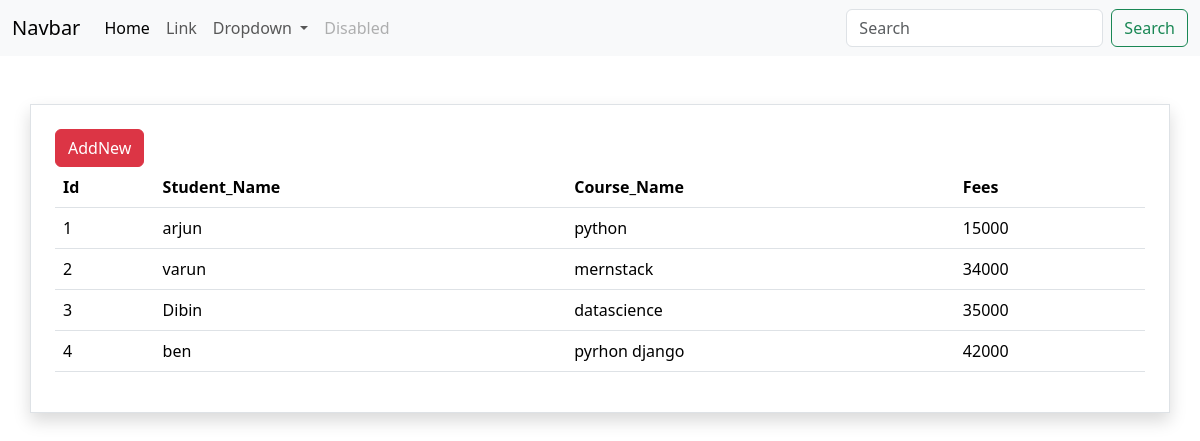
Page /student/all/ on the committed database.
### myapp/models.py (models this page shows, shortened)
class Student(models.Model):
    id=models.PositiveIntegerField(primary_key=True)
    student_name=models.CharField(max_length=200)
    course_name=models.CharField(max_length=200)
    fees=models.PositiveIntegerField()

### myapp/views.py (the view)
# urls.py: path('student/all/',views.StudentListView.as_view(),name="student-list"),
class StudentListView(View):
    def get(self,request,*args,**kwargs):
        qs=Student.objects.all()
        return render(request,"student_list.html",{"data":qs})

### myapp/templates/student_list.html (shortened to what this page needs)
{%extends 'base.html'%}
{%block main_block%}
<div class="container p-4 border shadow mt-5">
    <a href="{%url 'student-create'%}" class="btn btn-danger">AddNew</a>
    <table class="table">
        <tr>
            <th>Id</th>
            <th>Student_Name</th>
            <th>Course_Name</th>
            <th>Fees</th>
        </tr>
    {%for s in data%}
        <tr>
            <td>{{s.id}}</td>
            <td>{{s.student_name}}</td>
            <td>{{s.course_name}}</td>
            <td>{{s.fees}}</td>
        </tr>
    {%endfor%}
    </table>
{%endblock%}

### myapp/templates/base.html (shortened to what this page needs)
<!DOCTYPE html>
<html lang="en">
<head>
    <link href="https://cdn.jsdelivr.net/npm/bootstrap@5.3.3/dist/css/bootstrap.min.css" rel="stylesheet">
</head>
<body>
    <nav class="navbar navbar-expand-lg bg-body-tertiary">
        <div class="container-fluid">
          <a class="navbar-brand" href="#">Navbar</a>
          <div class="collapse navbar-collapse" id="navbarSupportedContent">
            <ul class="navbar-nav me-auto mb-2 mb-lg-0">
              <li class="nav-item">
                <a class="nav-link active" aria-current="page" href="#">Home</a>
              </li>
              <li class="nav-item">
                <a class="nav-link" href="#">Link</a>
              </li>
              <li class="nav-item dropdown">
                <a class="nav-link dropdown-toggle" href="#" role="button" data-bs-toggle="dropdown" aria-expanded="false">
                  Dropdown
                </a>
              </li>
              <li class="nav-item">
                <a class="nav-link disabled" aria-disabled="true">Disabled</a>
              </li>
            </ul>
            <form class="d-flex" role="search">
              <input class="form-control me-2" type="search" placeholder="Search" aria-label="Search">
              <button class="btn btn-outline-success" type="submit">Search</button>
            </form>
          </div>
        </div>
      </nav>
      {%block main_block%}
      {%endblock%}
</body>
</html>

### rows in the picture
Student: id "1", student_name "arjun", course_name "python", fees "15000"
Student: id "2", student_name "varun", course_name "mernstack", fees "34000"
Student: id "3", student_name "Dibin", course_name "datascience", fees "35000"
Student: id "4", student_name "ben", course_name "pyrhon django", fees "42000"
